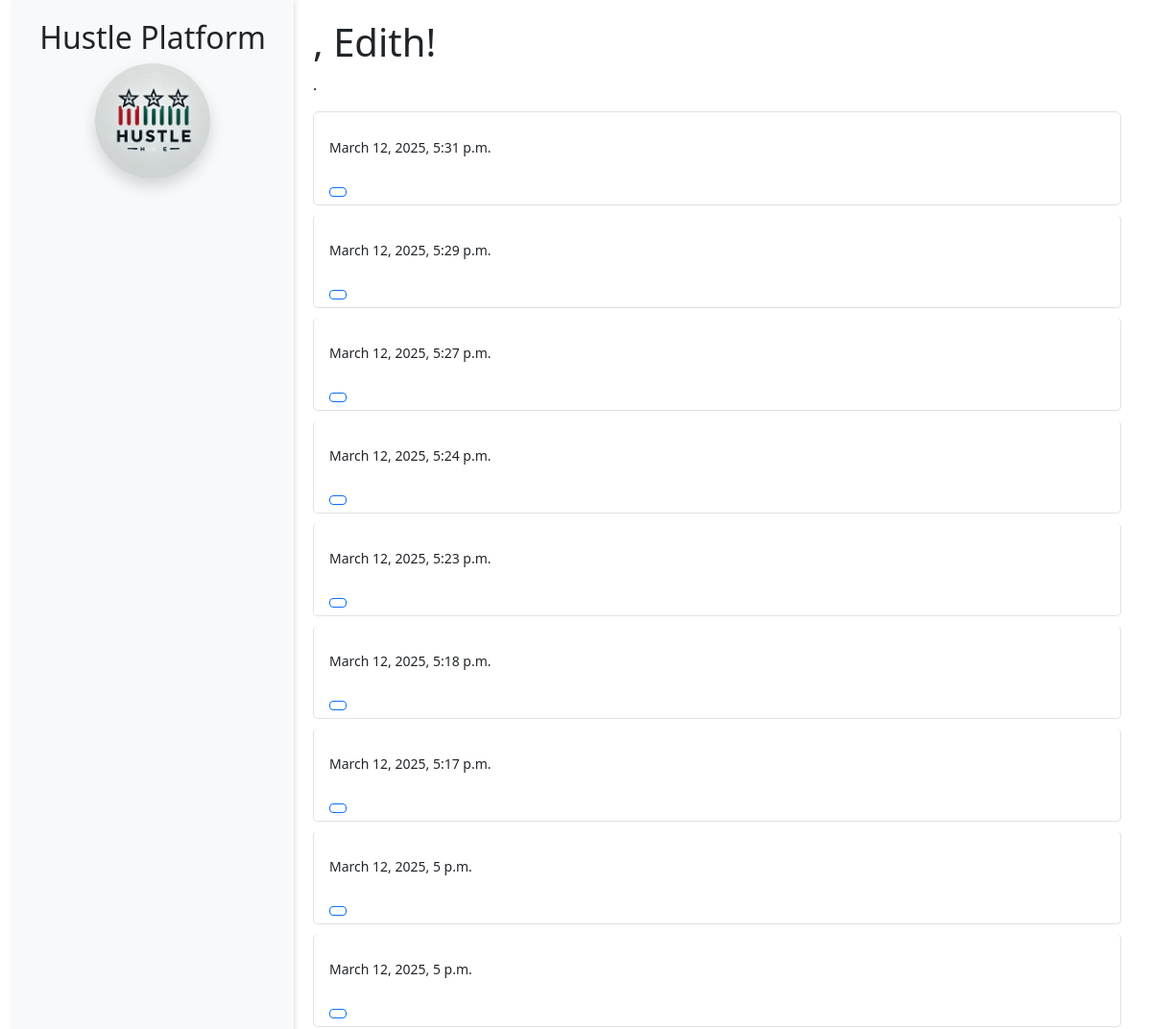
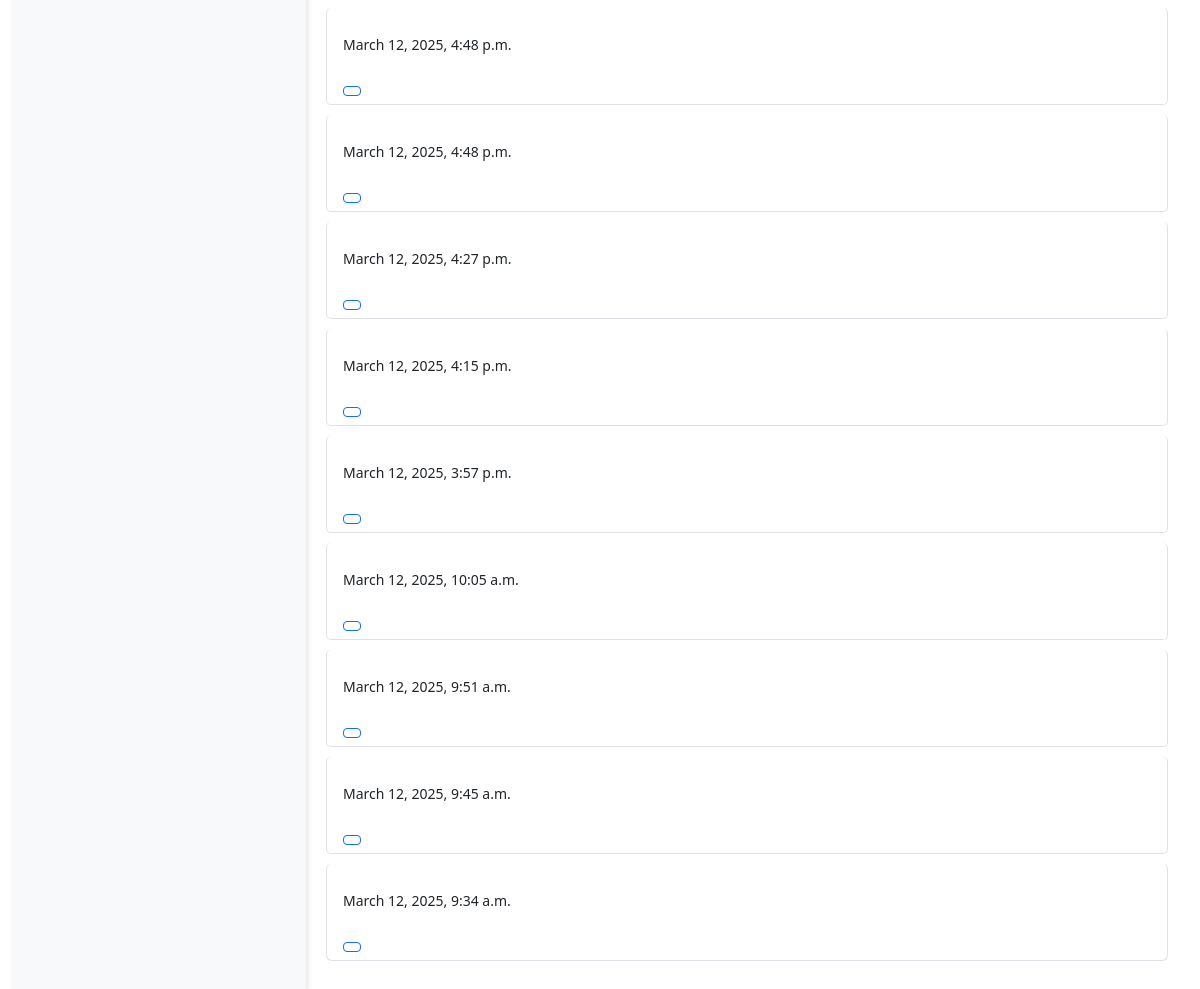
/participant/dashboard/ (signed in), run on the app's committed database (2 pictures, top to bottom).
### capstone/models.py (models this page shows, shortened)
class User(AbstractUser):
    USER_TYPE_CHOICES = (
        ('mentor', 'Mentor'),
        ('participant', 'Participant'),
    )
    LANGUAGE_CHOICES = [
        ("en", "English"),
        ("fr", "French"),
        ("es", "Spanish"),
        ("sw", "Swahili"),
        ("rw", "Kinyarwanda")
    ]
    language_preference = models.CharField(max_length=4, choices=LANGUAGE_CHOICES, default="fr")
    full_name = models.CharField(max_length=255)
    email = models.EmailField(unique=True)
    phone_number = models.CharField(max_length=15)
    user_type = models.CharField(max_length=20, choices=USER_TYPE_CHOICES)
    terms_accepted = models.BooleanField(default=False)

class Notification(models.Model):
    user = models.ForeignKey(User, on_delete=models.CASCADE, related_name='notifications')
    message = models.TextField()
    is_read = models.BooleanField(default=False)
    is_seen = models.BooleanField(default=False)
    created_at = models.DateTimeField(auto_now_add=True)
    job_application = models.ForeignKey(JobApplication, on_delete=models.CASCADE, null=True, blank=True)

### capstone/views.py (the view)
# urls.py: path('participant/dashboard/', views.participant_dashboard, name='participant_dashboard'),
@login_required
def participant_dashboard(request, participant_id=None):
    if participant_id:
        participant = get_object_or_404(User, id=participant_id, user_type='participant')
    else:
        participant = request.user
    mentorship_request = MentorshipRequest.objects.filter(
        mentee=participant, status='approved'
    ).first()
    mentor = mentorship_request.mentor if mentorship_request else None
    notifications = Notification.objects.filter(user=participant, is_seen=False).order_by('-created_at')
    context = {
        'user': participant,
        'mentor': mentor,
        'notifications': notifications,
    }
    return render(request, 'capstone/participant_dashboard.html', context)

### capstone/templatetags/custom_filters.py (called while the page is built)
@register.filter
def translate(text, target_lang):
    if text and target_lang:
        try:
            translation = translator.translate(text, dest=target_lang)
            return translation.text
        except Exception as e:
            print(f"Translation failed: {e}")
    return text

### capstone/templates/capstone/participant_dashboard.html (shortened to what this page needs)
{% extends 'participant-base.html' %}
{% load custom_filters %}
{% block participant_content %}
<h1>{{ "Welcome"|translate:user.language_preference }}, {{ user.username }}!</h1>
<p>{{ "You are logged in as a"|translate:user.language_preference }} <strong>{{ "Participant"|translate:user.language_preference }}</strong>.</p>
<section>
    <ul class="list-group">
        {% for notification in notifications %}
            <li class="list-group-item">
                <p><small>{{ notification.created_at }}</small></p>
                {% if not notification.is_seen %}
                    <form method="post" action="{% url 'pmark_notification_seen' notification.id %}">
                        <button type="submit" class="btn btn-sm btn-outline-primary">
                        </button>
                    </form>
                {% endif %}
            </li>
        {% empty %}
            <li class="list-group-item">{{ "No new notifications."|translate:user.language_preference }}</li>
        {% endfor %}
    </ul>
</section>
{% endblock %}

### static/css/participant-styles.css (style rules this page uses)
.list-group-item { margin-bottom: 10px; border-radius: 5px; }
.btn-outline-primary { margin-top: 10px; }

### capstone/templates/participant-base.html (style rules this page uses)
html, body { height: 100%; margin: 0; overflow: hidden; }

### data on the page
User: username "Edith"
Notification: created_at "March 12, 2025, 5:31 p.m."
Notification: created_at "March 12, 2025, 5:29 p.m."
Notification: created_at "March 12, 2025, 5:27 p.m."
Notification: created_at "March 12, 2025, 5:24 p.m."
Notification: created_at "March 12, 2025, 5:23 p.m."
Notification: created_at "March 12, 2025, 5:18 p.m."
Notification: created_at "March 12, 2025, 5:17 p.m."
Notification: created_at "March 12, 2025, 5 p.m."
Notification: created_at "March 12, 2025, 5 p.m."
Notification: created_at "March 12, 2025, 4:48 p.m."
Notification: created_at "March 12, 2025, 4:48 p.m."
Notification: created_at "March 12, 2025, 4:27 p.m."
Notification: created_at "March 12, 2025, 4:15 p.m."
Notification: created_at "March 12, 2025, 3:57 p.m."
Notification: created_at "March 12, 2025, 10:05 a.m."
Notification: created_at "March 12, 2025, 9:51 a.m."
Notification: created_at "March 12, 2025, 9:45 a.m."
Notification: created_at "March 12, 2025, 9:34 a.m."
